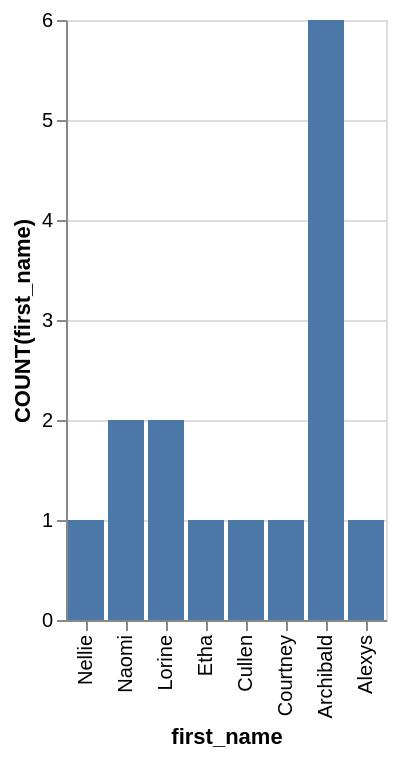

Express this chart as Vega-Lite.
### Vega-Lite specification from a JSON file in a GitHub repository (floating-point values rounded to 4 significant figures)
{"data": {"values": [{"x_data": "Nellie", "y_data": 1}, {"x_data": "Naomi", "y_data": 2}, {"x_data": "Lorine", "y_data": 2}, {"x_data": "Etha", "y_data": 1}, {"x_data": "Cullen", "y_data": 1}, {"x_data": "Courtney", "y_data": 1}, {"x_data": "Archibald", "y_data": 6}, {"x_data": "Alexys", "y_data": 1}]}, "mark": "bar", "encoding": {"x": {"field": "x_data", "type": "nominal", "title": "first_name", "sort": "descending"}, "y": {"field": "y_data", "type": "quantitative", "title": "COUNT(first_name)"}}}
